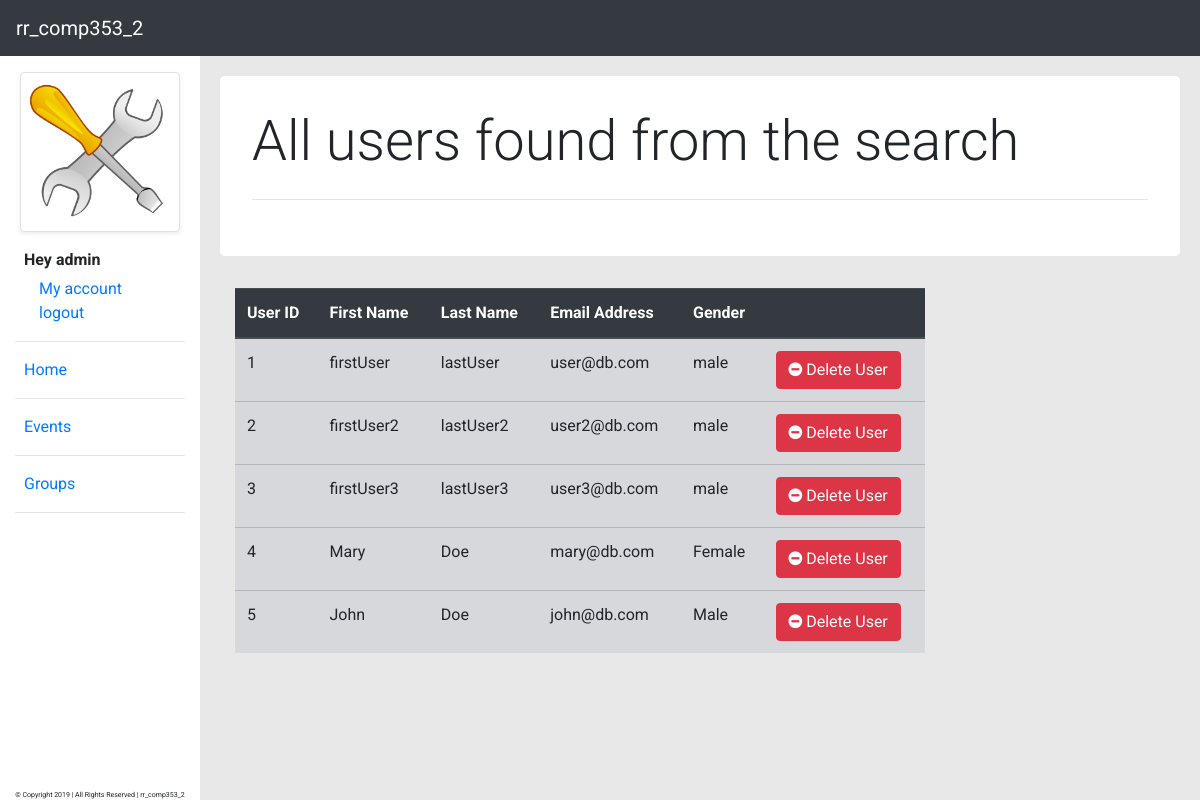
The app's page /src/pages/listOfUser-page.php (signed in) with its own data.
### tables this page shows
CREATE TABLE user (
    userID int(11) NOT NULL AUTO_INCREMENT,
    emailAddress varchar(255) NOT NULL,
    username varchar(50) NOT NULL,
    firstName varchar(50) NOT NULL,
    lastName varchar(50) NOT NULL,
    gender varchar(15) NOT NULL,
    dob DATE NOT NULL,
    profilePicture varchar(255) NOT NULL,
    password varchar(255) NOT NULL,
    CONSTRAINT PK_User PRIMARY KEY (userID)
);

### src/libs/user.php (called while the page is built, shortened)
<?php
    class User {
        private $db_connection = null;
        function __construct($dbCon, $user_email) {
            $this->db_connection = $dbCon;
            $query = mysqli_query($this->db_connection, "SELECT * FROM user where emailAddress='$user_email'");
        }
        function getAllCorrespondingUsers($keywords) {
            if(sizeof($keywords) == 1) {
                $words = $keywords[0];
                if(strlen($words) == 0) {
                    $query = mysqli_query($this->db_connection, "SELECT *
                                                                 FROM user");
                } else {
                    $query = mysqli_query($this->db_connection, "SELECT *
                                                                 FROM user
                                                                 WHERE firstName like '%$words%' OR lastName like '%$words%'");
                }
            }
            $users_num_rows = mysqli_num_rows($query);
            if($users_num_rows) {
                return mysqli_fetch_all($query, MYSQLI_ASSOC);
            }
            else {
                return [];
            }
        }
    }
?>

### src/pages/listOfUser-page.php (the view, shortened to what this page needs)
<?php
    require $_SERVER['DOCUMENT_ROOT'] . '/comp353/src/shared/navbar.php';
    include $_SERVER['DOCUMENT_ROOT'] . '/comp353/src/libs/user.php';
    $user = new User($databaseConnection, $user_email);
    $words = "";
    $keywords = explode(" ", $words);
    $allCorrespondingUsers = $user->getAllCorrespondingUsers($keywords);
    $count_all_corresponding_users = count($allCorrespondingUsers);
  ?>
<div class="main-body">
  <?php
    include $_SERVER['DOCUMENT_ROOT'] . '/comp353/src/components/banner-component.php';
  ?>
  <div class="row-nomargin">
    <div class="col-lg-9">
        <?php if($count_all_corresponding_users == 0): ?>
        <div class="card">
            <div class="card-body">
                No users matched the names that you searched for
            </div>
        </div>
        <?php else : ?>
        <div class="table-responsive pendingTable">
            <table class="table">
                <thead class="thead-dark">
                    <tr>
                        <th scope="col">User ID</th>
                        <th scope="col">First Name</th>
                        <th scope="col">Last Name</th>
                        <th scope="col">Email Address</th>
                        <th scope="col">Gender</th>
                        <th scope="col"></th>
                    </tr>
                </thead>
                <tbody>
                    <form action="listOfUser-page.php" method="post">
                        <?php
                            foreach($allCorrespondingUsers as $row):
                        ?>
                        <tr class="table-secondary">
                            <td><?php echo $row['userID']; ?></td>
                            <td><?php echo $row['firstName']; ?></td>
                            <td><?php echo $row['lastName']; ?></td>
                            <td><?php echo $row['emailAddress']; ?></td>
                            <td><?php echo $row['gender']; ?></td>
                            <td>
                                <button type="submit" name="deleteUser" class="btn btn-danger"
                                    value="<?php echo $row['userID']; ?>">
                                    <i class="fa fa-minus-circle"></i> Delete User
                                </button>
                            </td>
                        </tr>
                        <?php endforeach; ?>
                    </form>
                </tbody>
            </table>
        </div>
        <?php endif; ?>
    </div>
    <div class="col-lg-3">
    </div>
  </div>
</div>
<?php
    require $_SERVER['DOCUMENT_ROOT'] . '/comp353/src/shared/jsScript.php';
  ?>

### src/shared/navbar.php (shortened to what this page needs)
<?php
    require $_SERVER['DOCUMENT_ROOT'] . '/comp353/src/shared/head.php';
    include_once($_SERVER['DOCUMENT_ROOT'] . '/comp353/src/libs/admin.php');
    $admin = new Admin($databaseConnection);
    if(!isset($_SESSION['email'])) {
      navigateTo("/comp353/index.php");
    } else {
      $user_email = $_SESSION['email'];
      $adminID = $admin->getAdminID($user_email);
      $isAdmin = false;
      if(!empty($adminID)) {
        $isAdmin = true;
      }
      if($isAdmin) {
        $query = mysqli_query($databaseConnection, "SELECT * FROM admin where emailAddress='$user_email'");
      }
      $user_data_row = mysqli_fetch_array($query);
    }
  ?>
<body>
  <nav class="navbar navbar-expand-lg sticky-top navbar-dark bg-dark">
    <a class="navbar-brand" href="/comp353/src/pages/homepage.php">rr_comp353_2</a>
  </nav>
  <div class="sideNavBar text-black">
    <div class="container">
      <div class="row my-3 justify-content-center">
        <img src="<?php echo $user_data_row['profilePicture']; ?>" alt="mock"
          class="img-fluid img-thumbnail profile-wrap shadow-sm">
      </div>
      <div class="row px-4">
        <span>
          <p class="profile-name">Hey <?php echo $user_data_row['username']; ?></p>
        </span>
      </div>
      <div class="row px-4 logout">
        <div class="col-md-12">
          <a href="/comp353/src/pages/account-page.php" class="stretched-link">My account</a>
        </div>
        <div class="col-md-12">
          <a href="/comp353/src/shared/logout.php">logout</a>
        </div>
      </div>
      <hr>
      <div class="row px-4" style="transform: rotate(0);">
        <a href="/comp353/src/pages/homepage.php" class="stretched-link">Home</a>
      </div>
      <hr>
      <div class="row px-4" style="transform: rotate(0);">
        <span>
          <a href="/comp353/src/pages/event-page.php" class="stretched-link">Events</a>
        </span>
      </div>
      <hr>
      <div class="row px-4" style="transform: rotate(0);">
        <span>
          <a href="/comp353/src/pages/group-page.php" class="stretched-link">Groups</a>
        </span>
      </div>
      <hr>
    </div>
    <div class="footer-wrapper d-flex justify-content-center">
      <p>© Copyright 2019 | All Rights Reserved | rr_comp353_2 </p>
    </div>
  </div>

### src/assets/css/common.css (style rules this page uses)
* { font-family: "Roboto"; margin: 0; padding: 0; outline: none; }
.row-nomargin { display: -ms-flexbox; display: flex; -ms-flex-wrap: wrap; flex-wrap: wrap; }
body { background-color: #e8e8e8; }
.sideNavBar { position: fixed; left: 0; width: 200px; height: 100vh; background-color: white; }
.profile-wrap { width: 80%; object-fit: contain; object-position: center; }
.profile-name { font-weight: bold; margin-bottom: 50px; }
.footer-wrapper { position: absolute; bottom: 5%; width: 100%; font-size: 7px; }
.logout { margin-top: -45px; }
.main-body { margin-left: 200px; padding: 20px; }

### records on screen
user: userID "1", firstName "firstUser", lastName "lastUser", emailAddress "user@db.com", gender "male"
user: userID "2", firstName "firstUser2", lastName "lastUser2", emailAddress "user2@db.com", gender "male"
user: userID "3", firstName "firstUser3", lastName "lastUser3", emailAddress "user3@db.com", gender "male"
user: userID "4", firstName "Mary", lastName "Doe", emailAddress "mary@db.com", gender "Female"
user: userID "5", firstName "John", lastName "Doe", emailAddress "john@db.com", gender "Male"

### other values on screen
$user_data_row['username'] "admin"
$placeholderTitle "All users found from the search"
